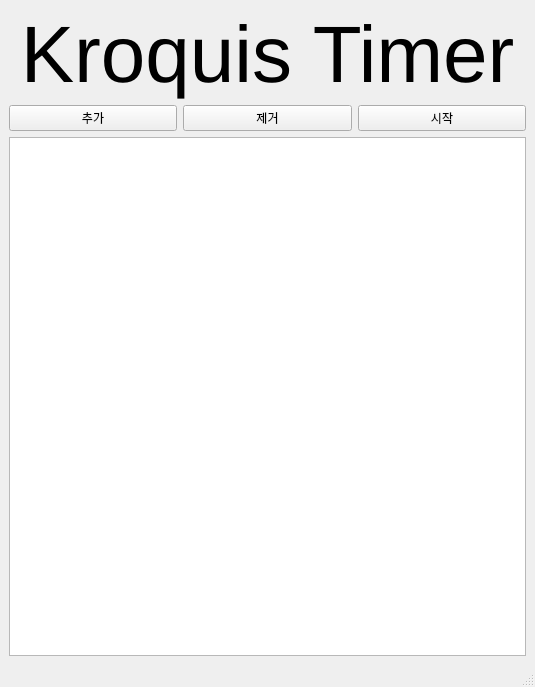
<?xml version="1.0" encoding="UTF-8"?>
<ui version="4.0">
 <class>MainWindow</class>
 <widget class="QMainWindow" name="MainWindow">
  <property name="geometry">
   <rect>
    <x>0</x>
    <y>0</y>
    <width>535</width>
    <height>687</height>
   </rect>
  </property>
  <property name="sizePolicy">
   <sizepolicy hsizetype="Preferred" vsizetype="Preferred">
    <horstretch>0</horstretch>
    <verstretch>0</verstretch>
   </sizepolicy>
  </property>
  <property name="windowTitle">
   <string>MainWindow</string>
  </property>
  <widget class="QWidget" name="centralwidget">
   <layout class="QGridLayout" name="gridLayout_2">
    <item row="0" column="0">
     <layout class="QVBoxLayout" name="verticalLayout" stretch="0,0,0">
      <property name="sizeConstraint">
       <enum>QLayout::SetDefaultConstraint</enum>
      </property>
      <item>
       <widget class="QLabel" name="label">
        <property name="sizePolicy">
         <sizepolicy hsizetype="Minimum" vsizetype="Maximum">
          <horstretch>0</horstretch>
          <verstretch>0</verstretch>
         </sizepolicy>
        </property>
        <property name="font">
         <font>
          <pointsize>60</pointsize>
         </font>
        </property>
        <property name="text">
         <string>Kroquis Timer</string>
        </property>
        <property name="alignment">
         <set>Qt::AlignCenter</set>
        </property>
       </widget>
      </item>
      <item>
       <layout class="QGridLayout" name="gridLayout">
        <item row="0" column="1">
         <widget class="QPushButton" name="deleteAllButton">
          <property name="text">
           <string>제거</string>
          </property>
         </widget>
        </item>
        <item row="0" column="0">
         <widget class="QPushButton" name="addButton">
          <property name="text">
           <string>추가</string>
          </property>
         </widget>
        </item>
        <item row="0" column="2">
         <widget class="QPushButton" name="runButton">
          <property name="text">
           <string>시작</string>
          </property>
         </widget>
        </item>
       </layout>
      </item>
      <item>
       <widget class="QListWidget" name="listWidget">
        <property name="dragDropMode">
         <enum>QAbstractItemView::InternalMove</enum>
        </property>
        <property name="defaultDropAction">
         <enum>Qt::MoveAction</enum>
        </property>
       </widget>
      </item>
     </layout>
    </item>
   </layout>
  </widget>
  <widget class="QMenuBar" name="menubar">
   <property name="geometry">
    <rect>
     <x>0</x>
     <y>0</y>
     <width>535</width>
     <height>21</height>
    </rect>
   </property>
  </widget>
  <widget class="QStatusBar" name="statusbar"/>
 </widget>
 <resources/>
 <connections/>
</ui>
